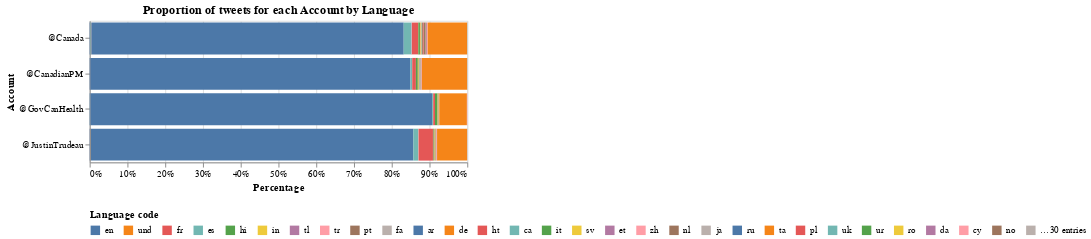

Notebook code cell kept with this figure:
### Markdown cell above
### Proportion of tweets for each Account by Language

### Code cell
df_aux = pd.DataFrame(df_tot.groupby(['account', 'lang'])['tweet'].count()).reset_index()
sort_lang = pd.DataFrame(df_aux.groupby(['lang'])['tweet'].sum()).reset_index().sort_values(by=['tweet'], ascending=False).reset_index()['lang']

alt.Chart(df_aux).mark_bar().encode(
    x=alt.X('sum(tweet)', stack="normalize", title="Percentage"),
    y=alt.Y('account', title="Account"),
    color=alt.Color('lang', sort=sort_lang.to_list(), title="Language code", legend=alt.Legend(orient="bottom")),
    tooltip=['account' , 'lang']
).properties(
    title='Proportion of tweets for each Account by Language',
    height=150
)

### Figure 1 — Vega-Lite specification as saved in the notebook (floating-point values rounded to 4 significant figures; data arrays with more than 128 entries replaced by an {"elided": "..."} marker saying what was removed)
{"$schema": "https://vega.github.io/schema/vega-lite/v4.8.1.json", "config": {"view": {"continuousHeight": 300, "continuousWidth": 400}}, "data": {"name": "data-24cf486e4f37106d33952c7bce59a1c9"}, "datasets": {"data-24cf486e4f37106d33952c7bce59a1c9": {"elided": "177 records"}}, "encoding": {"color": {"field": "lang", "legend": {"orient": "bottom"}, "sort": ["en", "und", "fr", "es", "hi", "in", "tl", "tr", "pt", "fa", "ar", "de", "ht", "ca", "it", "sv", "et", "zh", "nl", "ja", "ru", "ta", "pl", "uk", "ur", "ro", "da", "cy", "no", "ckb", "hu", "eu", "am", "fi", "cs", "lt", "is", "bn", "sl", "lv", "pa", "gu", "mr", "vi", "iw", "ne", "ko", "el", "ps", "ml", "kn", "si", "te", "th", "sr", "or", "ka", "my", "bg"], "title": "Language code", "type": "nominal"}, "tooltip": [{"field": "account", "type": "nominal"}, {"field": "lang", "type": "nominal"}], "x": {"aggregate": "sum", "field": "tweet", "stack": "normalize", "title": "Percentage", "type": "quantitative"}, "y": {"field": "account", "title": "Account", "type": "nominal"}}, "height": 150, "mark": "bar", "title": "Proportion of tweets for each Account by Language"}
